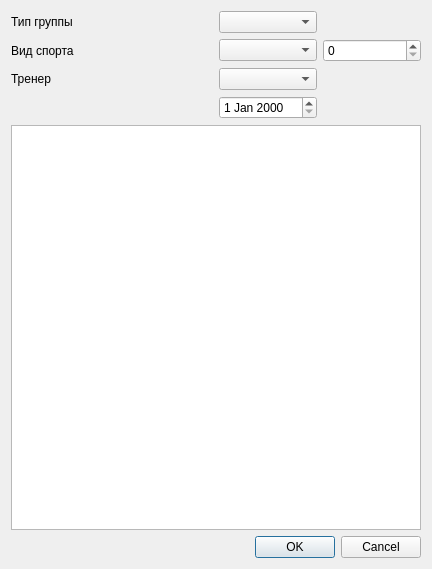
<?xml version="1.0" encoding="UTF-8"?>
<ui version="4.0">
 <class>EditGroupDialog</class>
 <widget class="QDialog" name="EditGroupDialog">
  <property name="geometry">
   <rect>
    <x>0</x>
    <y>0</y>
    <width>432</width>
    <height>569</height>
   </rect>
  </property>
  <property name="windowTitle">
   <string>Dialog</string>
  </property>
  <layout class="QGridLayout" name="gridLayout">
   <item row="0" column="0" colspan="2">
    <widget class="QLabel" name="label">
     <property name="text">
      <string>Тип группы</string>
     </property>
    </widget>
   </item>
   <item row="0" column="2">
    <widget class="QComboBox" name="comboBox_Group_type"/>
   </item>
   <item row="1" column="0" colspan="2">
    <widget class="QLabel" name="label_2">
     <property name="text">
      <string>Вид спорта</string>
     </property>
    </widget>
   </item>
   <item row="1" column="2">
    <widget class="QComboBox" name="comboBox_Branch"/>
   </item>
   <item row="1" column="3">
    <widget class="QSpinBox" name="spinBox_Hierarchy"/>
   </item>
   <item row="2" column="0">
    <widget class="QLabel" name="label_3">
     <property name="text">
      <string>Тренер</string>
     </property>
    </widget>
   </item>
   <item row="2" column="2">
    <widget class="QComboBox" name="comboBox_Coach"/>
   </item>
   <item row="3" column="2">
    <widget class="QDateEdit" name="dateEdit_Date"/>
   </item>
   <item row="4" column="0" colspan="4">
    <widget class="QTableWidget" name="tableWidget_Pupils"/>
   </item>
   <item row="5" column="1" colspan="3">
    <widget class="QDialogButtonBox" name="buttonBox">
     <property name="orientation">
      <enum>Qt::Horizontal</enum>
     </property>
     <property name="standardButtons">
      <set>QDialogButtonBox::Cancel|QDialogButtonBox::Ok</set>
     </property>
    </widget>
   </item>
  </layout>
 </widget>
 <resources/>
 <connections>
  <connection>
   <sender>buttonBox</sender>
   <signal>accepted()</signal>
   <receiver>EditGroupDialog</receiver>
   <slot>accept()</slot>
   <hints>
    <hint type="sourcelabel">
     <x>248</x>
     <y>254</y>
    </hint>
    <hint type="destinationlabel">
     <x>157</x>
     <y>274</y>
    </hint>
   </hints>
  </connection>
  <connection>
   <sender>buttonBox</sender>
   <signal>rejected()</signal>
   <receiver>EditGroupDialog</receiver>
   <slot>reject()</slot>
   <hints>
    <hint type="sourcelabel">
     <x>316</x>
     <y>260</y>
    </hint>
    <hint type="destinationlabel">
     <x>286</x>
     <y>274</y>
    </hint>
   </hints>
  </connection>
 </connections>
</ui>
